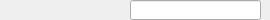
<?xml version="1.0" encoding="UTF-8"?>
<ui version="4.0">
 <class>Field</class>
 <widget class="QWidget" name="Field">
  <property name="geometry">
   <rect>
    <x>0</x>
    <y>0</y>
    <width>270</width>
    <height>20</height>
   </rect>
  </property>
  <property name="minimumSize">
   <size>
    <width>270</width>
    <height>20</height>
   </size>
  </property>
  <property name="maximumSize">
   <size>
    <width>270</width>
    <height>20</height>
   </size>
  </property>
  <property name="windowTitle">
   <string>Form</string>
  </property>
  <widget class="QLabel" name="label">
   <property name="geometry">
    <rect>
     <x>0</x>
     <y>0</y>
     <width>131</width>
     <height>16</height>
    </rect>
   </property>
   <property name="font">
    <font>
     <family>Arial</family>
     <pointsize>8</pointsize>
     <weight>99</weight>
     <italic>false</italic>
     <bold>true</bold>
    </font>
   </property>
   <property name="styleSheet">
    <string notr="true">color:orange; font: 800 8pt &quot;Arial&quot;;</string>
   </property>
   <property name="text">
    <string/>
   </property>
  </widget>
  <widget class="QLineEdit" name="edit">
   <property name="geometry">
    <rect>
     <x>130</x>
     <y>0</y>
     <width>131</width>
     <height>20</height>
    </rect>
   </property>
   <property name="font">
    <font>
     <family>Arial</family>
     <pointsize>8</pointsize>
     <weight>25</weight>
     <italic>false</italic>
     <bold>false</bold>
    </font>
   </property>
   <property name="styleSheet">
    <string notr="true">color:blue; font: 200 8pt &quot;Arial&quot;;</string>
   </property>
   <property name="clearButtonEnabled">
    <bool>false</bool>
   </property>
  </widget>
  <widget class="QPushButton" name="btnClear">
   <property name="geometry">
    <rect>
     <x>246</x>
     <y>0</y>
     <width>20</width>
     <height>20</height>
    </rect>
   </property>
   <property name="text">
    <string/>
   </property>
   <property name="icon">
    <iconset resource="ProtoIt.qrc">
     <normaloff>:/clearbutton.png</normaloff>:/clearbutton.png</iconset>
   </property>
   <property name="flat">
    <bool>true</bool>
   </property>
  </widget>
 </widget>
 <resources>
  <include location="ProtoIt.qrc"/>
 </resources>
 <connections/>
</ui>
